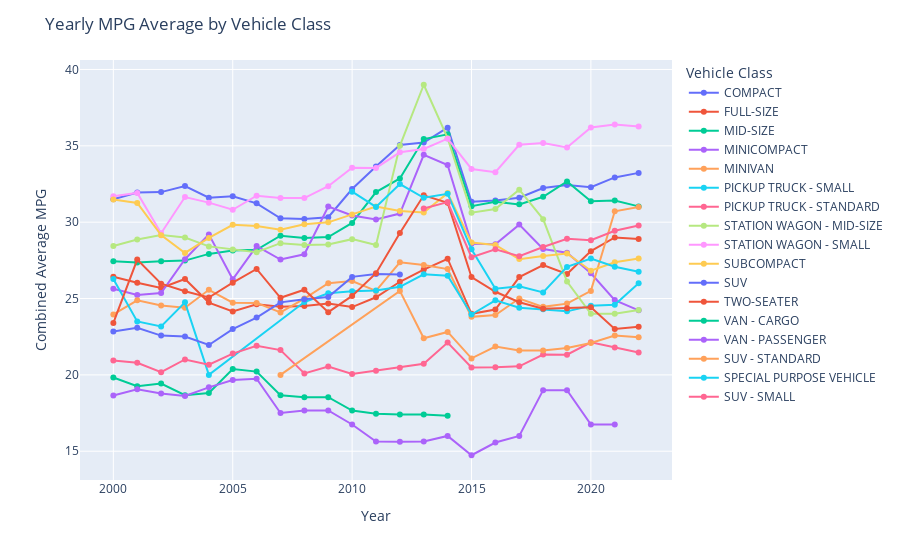

The notebook cell saved with this chart:
### Code cell
years = [x[0] for x in dat_grouped.index]
vehicle_class = [x[1] for x in dat_grouped.index]
mpg = dat_grouped['COMB (mpg)']['mean']

fig1 = px.line(x = years,
              y = mpg,
              color = vehicle_class,
              markers = True)

fig1.update_layout(title = 'Yearly MPG Average by Vehicle Class',
                 xaxis_title = 'Year',
                 yaxis_title = 'Combined Average MPG',
                 legend_title = 'Vehicle Class')
fig1.show()

### Figure 1 — Plotly figure (JSON) as saved in the notebook; plotly's stock layout.template omitted (floating-point values rounded to 4 significant figures)
{"data": [{"hovertemplate": "color=COMPACT<br>x=%{x}<br>y=%{y}<extra></extra>", "legendgroup": "COMPACT", "line": {"color": "#636efa", "dash": "solid"}, "marker": {"symbol": "circle"}, "mode": "markers+lines", "name": "COMPACT", "orientation": "v", "showlegend": true, "type": "scatter", "x": [2000, 2001, 2002, 2003, 2004, 2005, 2006, 2007, 2008, 2009, 2010, 2011, 2012, 2013, 2014, 2015, 2016, 2017, 2018, 2019, 2020, 2021, 2022], "xaxis": "x", "y": [31.5, 31.94, 31.97, 32.37, 31.6, 31.7, 31.23, 30.25, 30.2, 30.33, 32.17, 33.65, 35.06, 35.21, 36.19, 31.33, 31.41, 31.6, 32.24, 32.43, 32.29, 32.93, 33.23], "yaxis": "y"}, {"hovertemplate": "color=FULL-SIZE<br>x=%{x}<br>y=%{y}<extra></extra>", "legendgroup": "FULL-SIZE", "line": {"color": "#EF553B", "dash": "solid"}, "marker": {"symbol": "circle"}, "mode": "markers+lines", "name": "FULL-SIZE", "orientation": "v", "showlegend": true, "type": "scatter", "x": [2000, 2001, 2002, 2003, 2004, 2005, 2006, 2007, 2008, 2009, 2010, 2011, 2012, 2013, 2014, 2015, 2016, 2017, 2018, 2019, 2020, 2021, 2022], "xaxis": "x", "y": [26.43, 26.03, 25.69, 26.28, 24.74, 24.16, 24.62, 24.46, 24.51, 24.68, 24.44, 25.08, 26.1, 26.89, 27.61, 24, 24.28, 26.4, 27.19, 26.6, 28.1, 29, 28.89], "yaxis": "y"}, {"hovertemplate": "color=MID-SIZE<br>x=%{x}<br>y=%{y}<extra></extra>", "legendgroup": "MID-SIZE", "line": {"color": "#00cc96", "dash": "solid"}, "marker": {"symbol": "circle"}, "mode": "markers+lines", "name": "MID-SIZE", "orientation": "v", "showlegend": true, "type": "scatter", "x": [2000, 2001, 2002, 2003, 2004, 2005, 2006, 2007, 2008, 2009, 2010, 2011, 2012, 2013, 2014, 2015, 2016, 2017, 2018, 2019, 2020, 2021, 2022], "xaxis": "x", "y": [27.44, 27.35, 27.44, 27.48, 27.92, 28.14, 28.19, 29.12, 28.97, 29.02, 29.95, 31.97, 32.86, 35.44, 35.75, 31.04, 31.34, 31.17, 31.66, 32.66, 31.37, 31.42, 31.03], "yaxis": "y"}, {"hovertemplate": "color=MINICOMPACT<br>x=%{x}<br>y=%{y}<extra></extra>", "legendgroup": "MINICOMPACT", "line": {"color": "#ab63fa", "dash": "solid"}, "marker": {"symbol": "circle"}, "mode": "markers+lines", "name": "MINICOMPACT", "orientation": "v", "showlegend": true, "type": "scatter", "x": [2000, 2001, 2002, 2003, 2004, 2005, 2006, 2007, 2008, 2009, 2010, 2011, 2012, 2013, 2014, 2015, 2016, 2017, 2018, 2019, 2020, 2021, 2022], "xaxis": "x", "y": [25.64, 25.24, 25.36, 27.58, 29.2, 26.26, 28.43, 27.55, 27.9, 31.02, 30.44, 30.17, 30.57, 34.42, 33.74, 28.59, 28.56, 29.84, 28.25, 28, 26.65, 24.9, 24.22], "yaxis": "y"}, {"hovertemplate": "color=MINIVAN<br>x=%{x}<br>y=%{y}<extra></extra>", "legendgroup": "MINIVAN", "line": {"color": "#FFA15A", "dash": "solid"}, "marker": {"symbol": "circle"}, "mode": "markers+lines", "name": "MINIVAN", "orientation": "v", "showlegend": true, "type": "scatter", "x": [2000, 2001, 2002, 2003, 2004, 2005, 2006, 2007, 2008, 2009, 2010, 2011, 2012, 2013, 2014, 2015, 2016, 2017, 2018, 2019, 2020, 2021, 2022], "xaxis": "x", "y": [23.96, 24.88, 24.55, 24.39, 25.57, 24.73, 24.71, 24.09, 25, 26, 26.14, 25.5, 27.38, 27.2, 26.93, 23.8, 23.92, 25, 24.45, 24.67, 25.5, 30.71, 31], "yaxis": "y"}, {"hovertemplate": "color=PICKUP TRUCK - SMALL<br>x=%{x}<br>y=%{y}<extra></extra>", "legendgroup": "PICKUP TRUCK - SMALL", "line": {"color": "#19d3f3", "dash": "solid"}, "marker": {"symbol": "circle"}, "mode": "markers+lines", "name": "PICKUP TRUCK - SMALL", "orientation": "v", "showlegend": true, "type": "scatter", "x": [2000, 2001, 2002, 2003, 2004, 2008, 2009, 2010, 2011, 2012, 2013, 2014, 2015, 2016, 2017, 2018, 2019, 2020, 2021, 2022], "xaxis": "x", "y": [26.27, 23.5, 23.17, 24.75, 20, 24.77, 25.34, 25.48, 25.53, 25.77, 26.58, 26.5, 23.95, 24.88, 24.39, 24.3, 24.16, 24.53, 24.59, 26], "yaxis": "y"}, {"hovertemplate": "color=PICKUP TRUCK - STANDARD<br>x=%{x}<br>y=%{y}<extra></extra>", "legendgroup": "PICKUP TRUCK - STANDARD", "line": {"color": "#FF6692", "dash": "solid"}, "marker": {"symbol": "circle"}, "mode": "markers+lines", "name": "PICKUP TRUCK - STANDARD", "orientation": "v", "showlegend": true, "type": "scatter", "x": [2000, 2001, 2002, 2003, 2004, 2005, 2006, 2007, 2008, 2009, 2010, 2011, 2012, 2013, 2014, 2015, 2016, 2017, 2018, 2019, 2020, 2021, 2022], "xaxis": "x", "y": [20.95, 20.79, 20.18, 21.01, 20.66, 21.39, 21.91, 21.62, 20.1, 20.55, 20.05, 20.27, 20.47, 20.73, 22.11, 20.48, 20.5, 20.56, 21.33, 21.32, 22.13, 21.8, 21.46], "yaxis": "y"}, {"hovertemplate": "color=STATION WAGON - MID-SIZE<br>x=%{x}<br>y=%{y}<extra></extra>", "legendgroup": "STATION WAGON - MID-SIZE", "line": {"color": "#B6E880", "dash": "solid"}, "marker": {"symbol": "circle"}, "mode": "markers+lines", "name": "STATION WAGON - MID-SIZE", "orientation": "v", "showlegend": true, "type": "scatter", "x": [2000, 2001, 2002, 2003, 2004, 2005, 2006, 2007, 2008, 2009, 2010, 2011, 2012, 2013, 2014, 2015, 2016, 2017, 2018, 2019, 2020, 2021, 2022], "xaxis": "x", "y": [28.44, 28.87, 29.16, 29, 28.41, 28.21, 28.04, 28.62, 28.5, 28.54, 28.89, 28.5, 35, 39, 35.5, 30.62, 30.86, 32.12, 30.2, 26.11, 24, 24, 24.25], "yaxis": "y"}, {"hovertemplate": "color=STATION WAGON - SMALL<br>x=%{x}<br>y=%{y}<extra></extra>", "legendgroup": "STATION WAGON - SMALL", "line": {"color": "#FF97FF", "dash": "solid"}, "marker": {"symbol": "circle"}, "mode": "markers+lines", "name": "STATION WAGON - SMALL", "orientation": "v", "showlegend": true, "type": "scatter", "x": [2000, 2001, 2002, 2003, 2004, 2005, 2006, 2007, 2008, 2009, 2010, 2011, 2012, 2013, 2014, 2015, 2016, 2017, 2018, 2019, 2020, 2021, 2022], "xaxis": "x", "y": [31.69, 31.92, 29.28, 31.64, 31.28, 30.81, 31.74, 31.59, 31.58, 32.35, 33.57, 33.55, 34.57, 34.8, 35.47, 33.49, 33.27, 35.07, 35.18, 34.89, 36.2, 36.4, 36.26], "yaxis": "y"}, {"hovertemplate": "color=SUBCOMPACT<br>x=%{x}<br>y=%{y}<extra></extra>", "legendgroup": "SUBCOMPACT", "line": {"color": "#FECB52", "dash": "solid"}, "marker": {"symbol": "circle"}, "mode": "markers+lines", "name": "SUBCOMPACT", "orientation": "v", "showlegend": true, "type": "scatter", "x": [2000, 2001, 2002, 2003, 2004, 2005, 2006, 2007, 2008, 2009, 2010, 2011, 2012, 2013, 2014, 2015, 2016, 2017, 2018, 2019, 2020, 2021, 2022], "xaxis": "x", "y": [31.48, 31.26, 29.15, 27.98, 28.97, 29.83, 29.74, 29.51, 29.86, 29.99, 30.51, 31.02, 30.74, 30.63, 31.9, 28.66, 28.51, 27.58, 27.78, 27.95, 26.82, 27.37, 27.62], "yaxis": "y"}, {"hovertemplate": "color=SUV<br>x=%{x}<br>y=%{y}<extra></extra>", "legendgroup": "SUV", "line": {"color": "#636efa", "dash": "solid"}, "marker": {"symbol": "circle"}, "mode": "markers+lines", "name": "SUV", "orientation": "v", "showlegend": true, "type": "scatter", "x": [2000, 2001, 2002, 2003, 2004, 2005, 2006, 2007, 2008, 2009, 2010, 2011, 2012], "xaxis": "x", "y": [22.85, 23.08, 22.57, 22.51, 21.96, 23, 23.76, 24.75, 24.96, 25.1, 26.42, 26.6, 26.58], "yaxis": "y"}, {"hovertemplate": "color=TWO-SEATER<br>x=%{x}<br>y=%{y}<extra></extra>", "legendgroup": "TWO-SEATER", "line": {"color": "#EF553B", "dash": "solid"}, "marker": {"symbol": "circle"}, "mode": "markers+lines", "name": "TWO-SEATER", "orientation": "v", "showlegend": true, "type": "scatter", "x": [2000, 2001, 2002, 2003, 2004, 2005, 2006, 2007, 2008, 2009, 2010, 2011, 2012, 2013, 2014, 2015, 2016, 2017, 2018, 2019, 2020, 2021, 2022], "xaxis": "x", "y": [23.4, 27.55, 25.97, 25.48, 25.07, 26.04, 26.94, 25.05, 25.58, 24.11, 25.17, 26.66, 29.29, 31.76, 31.27, 26.4, 25.44, 24.75, 24.33, 24.37, 24.42, 23, 23.16], "yaxis": "y"}, {"hovertemplate": "color=VAN - CARGO<br>x=%{x}<br>y=%{y}<extra></extra>", "legendgroup": "VAN - CARGO", "line": {"color": "#00cc96", "dash": "solid"}, "marker": {"symbol": "circle"}, "mode": "markers+lines", "name": "VAN - CARGO", "orientation": "v", "showlegend": true, "type": "scatter", "x": [2000, 2001, 2002, 2003, 2004, 2005, 2006, 2007, 2008, 2009, 2010, 2011, 2012, 2013, 2014], "xaxis": "x", "y": [19.83, 19.26, 19.43, 18.67, 18.81, 20.38, 20.21, 18.67, 18.54, 18.54, 17.67, 17.45, 17.41, 17.41, 17.32], "yaxis": "y"}, {"hovertemplate": "color=VAN - PASSENGER<br>x=%{x}<br>y=%{y}<extra></extra>", "legendgroup": "VAN - PASSENGER", "line": {"color": "#ab63fa", "dash": "solid"}, "marker": {"symbol": "circle"}, "mode": "markers+lines", "name": "VAN - PASSENGER", "orientation": "v", "showlegend": true, "type": "scatter", "x": [2000, 2001, 2002, 2003, 2004, 2005, 2006, 2007, 2008, 2009, 2010, 2011, 2012, 2013, 2014, 2015, 2016, 2017, 2018, 2019, 2020, 2021], "xaxis": "x", "y": [18.65, 19.06, 18.78, 18.62, 19.18, 19.67, 19.75, 17.5, 17.67, 17.67, 16.75, 15.63, 15.61, 15.63, 16, 14.74, 15.57, 16, 19, 19, 16.75, 16.75], "yaxis": "y"}, {"hovertemplate": "color=SUV - STANDARD<br>x=%{x}<br>y=%{y}<extra></extra>", "legendgroup": "SUV - STANDARD", "line": {"color": "#FFA15A", "dash": "solid"}, "marker": {"symbol": "circle"}, "mode": "markers+lines", "name": "SUV - STANDARD", "orientation": "v", "showlegend": true, "type": "scatter", "x": [2007, 2012, 2013, 2014, 2015, 2016, 2017, 2018, 2019, 2020, 2021, 2022], "xaxis": "x", "y": [20, 25.5, 22.4, 22.81, 21.08, 21.85, 21.6, 21.6, 21.76, 22.08, 22.58, 22.46], "yaxis": "y"}, {"hovertemplate": "color=SPECIAL PURPOSE VEHICLE<br>x=%{x}<br>y=%{y}<extra></extra>", "legendgroup": "SPECIAL PURPOSE VEHICLE", "line": {"color": "#19d3f3", "dash": "solid"}, "marker": {"symbol": "circle"}, "mode": "markers+lines", "name": "SPECIAL PURPOSE VEHICLE", "orientation": "v", "showlegend": true, "type": "scatter", "x": [2010, 2011, 2012, 2013, 2014, 2015, 2016, 2017, 2018, 2019, 2020, 2021, 2022], "xaxis": "x", "y": [32, 31, 32.5, 31.6, 31.86, 28.22, 25.65, 25.8, 25.4, 27.07, 27.62, 27.08, 26.75], "yaxis": "y"}, {"hovertemplate": "color=SUV - SMALL<br>x=%{x}<br>y=%{y}<extra></extra>", "legendgroup": "SUV - SMALL", "line": {"color": "#FF6692", "dash": "solid"}, "marker": {"symbol": "circle"}, "mode": "markers+lines", "name": "SUV - SMALL", "orientation": "v", "showlegend": true, "type": "scatter", "x": [2013, 2014, 2015, 2016, 2017, 2018, 2019, 2020, 2021, 2022], "xaxis": "x", "y": [30.89, 31.32, 27.71, 28.23, 27.78, 28.37, 28.91, 28.82, 29.44, 29.78], "yaxis": "y"}], "layout": {"legend": {"title": {"text": "Vehicle Class"}, "tracegroupgap": 0}, "margin": {"t": 60}, "title": {"text": "Yearly MPG Average by Vehicle Class"}, "xaxis": {"anchor": "y", "domain": [0, 1], "title": {"text": "Year"}}, "yaxis": {"anchor": "x", "domain": [0, 1], "title": {"text": "Combined Average MPG"}}}}
